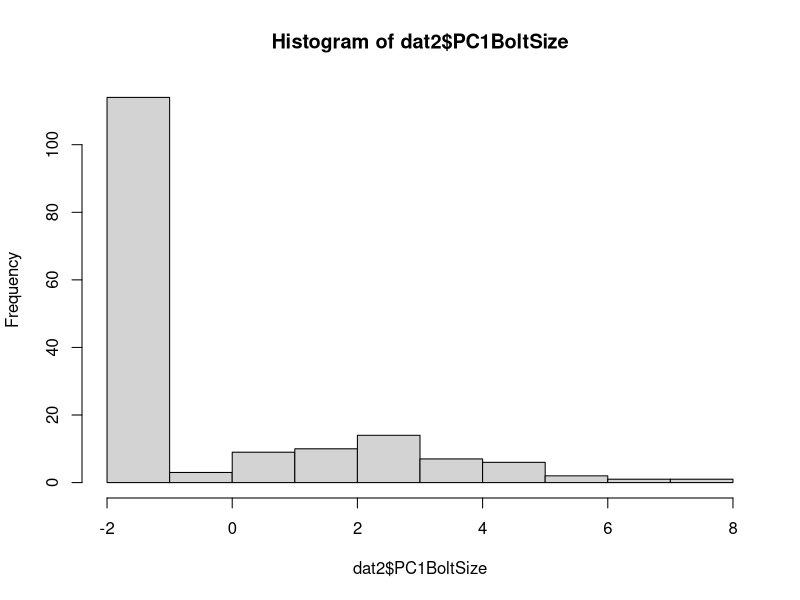
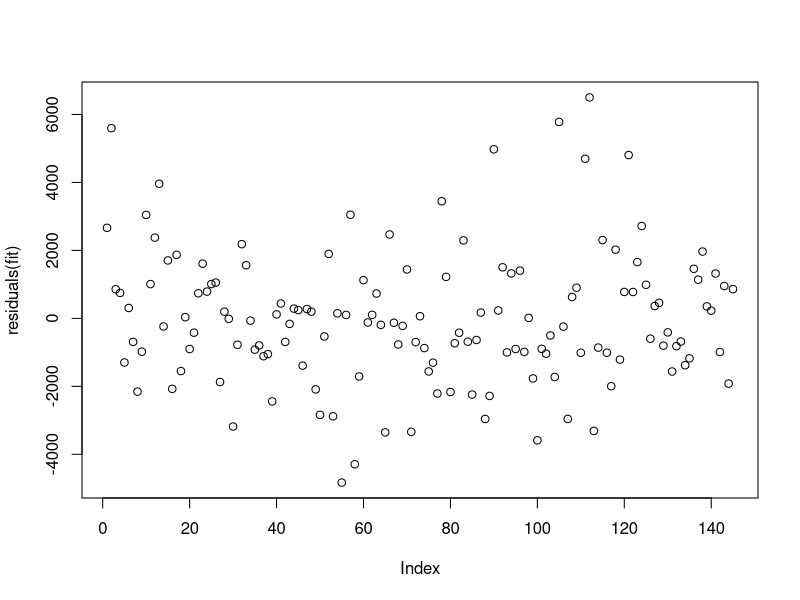
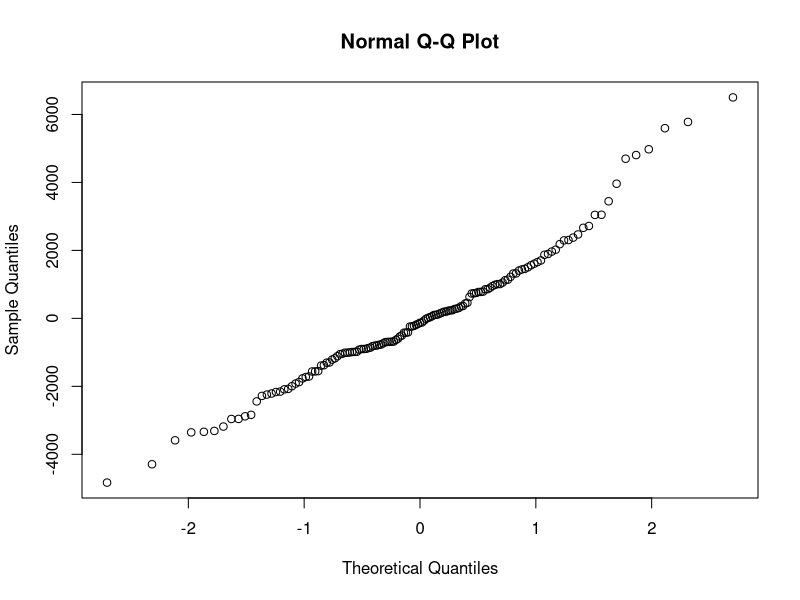
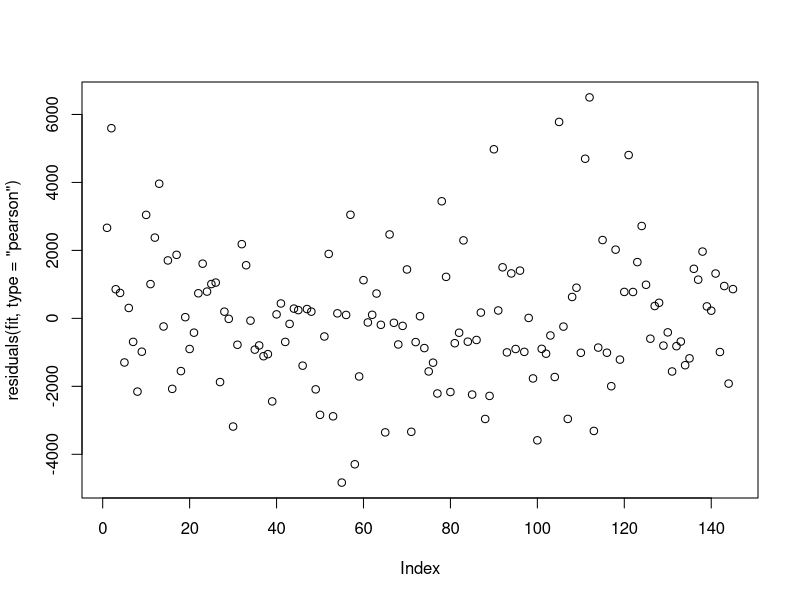
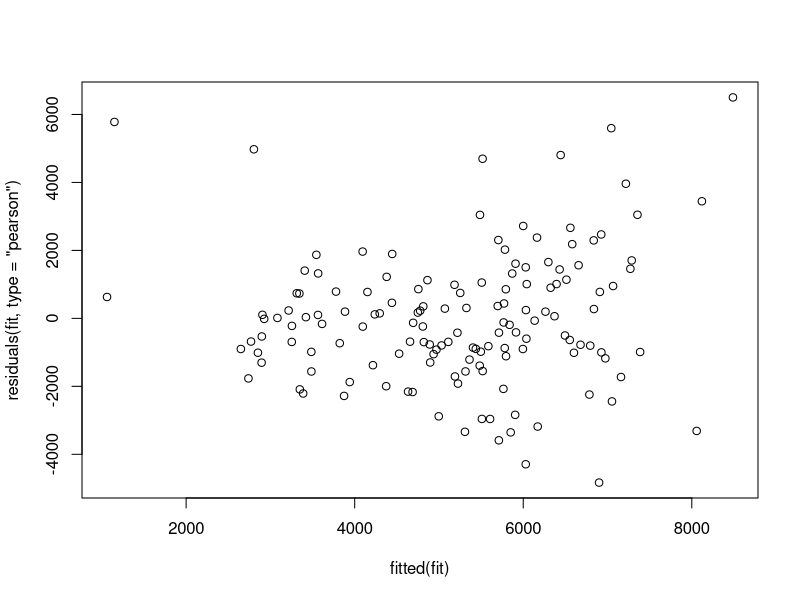

Source code (R) for these figures, in order: (Note: this script raises an error after producing the figures.)
## ---- chunk 1
library(ggplot2)
library(dplyr)
library(car)
library("glmmTMB")


#read in data
rm(list=ls())
dat<-read.csv("DataSynthesis.csv",stringsAsFactors = F)


#remove those with fertilizer treatment, and extra genotypes that are only in the alone treatment. 
dat<-dat[!grepl("i",dat$Sample,fixed=T),]


#Function to standardize data.
Standardize<-function(x,set.sd=F,SD){
  if(set.sd==T){
      standard<-(x-mean(x,na.rm=T))/SD
  }
  else{
     standard<-(x-mean(x,na.rm=T))/sd(x,na.rm=T)
  }
}


dat$Fern<-log(dat$Fern+1)
dat$gluc_Conc<-log(dat$gluc_Conc)
dat$flav_Conc<-log(dat$flav_Conc)
dat$ChlorA<-log(dat$ChlorA)
dat$ThripsDam<-log(dat$ThripsDam+1)
dat$BlackPathDam<-log(dat$BlackPathDam+1)



#Calculating leaf area 
dat$GM_Leaf_Area<-dat$GM_Leaf_Wid*dat$GM_Leaf_Len

#Average Duplicates. 
dat2<-dat %>% select(-X) %>% group_by(Tag) %>%  summarize(gh_col=first(gh_col),gh_bench=first(gh_bench),treatment=first(treatment),GA3=first(GA3),Family=first(Family),Maple_StemHeight_End=mean(Maple_StemHeight_End),Maple_LeafNum_End=mean(Maple_LeafNum_End),maple_leaf_length_0=mean(maple_leaf_length_0),maple_leaves_0=mean(maple_leaves_0),Maple_TotalLeafArea_End=mean(Maple_TotalLeafArea_End),MapleDamage=mean(Maple_Damage_End),Fern=first(Fern),gluc_Conc=mean(gluc_Conc),flav_Conc=mean(flav_Conc),maple_height_0=mean(maple_height_0),ChlorA=mean(ChlorA), GM_TotalLeaf_Area=first(GM_TotalLeaf_Area),ThripsDam=mean(ThripsDam),BlackPathDam=mean(BlackPathDam),WhiteFungDam=mean(WhiteFungDam),comp_number=first(comp_number),GM_Leaf_Area=mean(GM_Leaf_Area),
                                                          GM_StemHeight_Bolt=first(GM_StemHeight_Bolt),
GM_Leaf_Number_Bolt=first(GM_Leaf_Number_Bolt),
Larg_Leaf_Len_Bolt=first(Larg_Leaf_Len_Bolt),
Larg_Leaf_Wid_Bolt=first(Larg_Leaf_Wid_Bolt),
Row_Field=first(Row_Field),
Col_Field=first(Col_Field),
Maple_Died=first(Maple_Died),
Maple_TotalLeafArea_End=first(Maple_TotalLeafArea_End),
GM_Fecundity=first(GM_Fecundity),
MapleFinalMass=first(MapleFinalMass))


#Creating Survival Data.1 = survived, 0= dead.
dat2$Bolt_Survival[dat2$GM_StemHeight_Bolt=="Dead"]<-0
dat2$Bolt_Survival[dat2$GM_StemHeight_Bolt!="Dead"]<-1


#Creating Maple Survival Data.1 = survived, 0= dead.
dat2$Maple_Died<-as.character(dat2$Maple_Died)
dat2$Maple_Survival[dat2$Maple_Died!="Y"]<-1
dat2$Maple_Survival[dat2$Maple_Died=="Y"]<-0
dat2<-dat2 %>% select(-Maple_Died)

dat2[which(dat2$GM_Leaf_Number_Bolt=="Dead"&!is.na(dat2$GM_Fecundity)),]$Bolt_Survival<-1


#Converting white fungal damage to logistic. 
dat2$WhiteFungLogis<-NA
dat2$WhiteFungLogis[dat2$WhiteFungDam>0]<-"Yes"
dat2$WhiteFungLogis[dat2$WhiteFungDam==0]<-"No"


dat2<-dat2[!grepl("maple",dat2$Tag,fixed = T),]

dat2<-dat2[dat2$treatment=="gm",]


#All of these genotypes died (15 Genotypes).(We are simply missing a final measurement for e|JBCHY1-1-50|Q|240) That is only 3% Mortality. 
dead<-dat2[is.na(dat2$GM_TotalLeaf_Area),]

#Removing those with dead competitors from the garlic mustard treatment. ("e|JBCHY1-1-50|Q|240") did not die, we are simply missing the final measurement for it.

dead_competitors<-dead %>% filter(treatment=="gm",Tag!="e|JBCHY1-1-50|Q|240") %>% select(comp_number)

#Removing those with dead competitors from the analysis. 
dat2<-dat2 %>% filter(!comp_number %in% dead_competitors$comp_number)
dat<-dat %>% filter(!comp_number %in% dead_competitors$comp_number)
dat2<-dat2[dat2$comp_number!=79,]
dat2<-dat2[dat2$comp_number!=37,]
dat2<-dat2[dat2$comp_number!=59,]
## ---- chunk 2
#Removing dead individuals with zeros. 
dat2$GM_StemHeight_Bolt[which(dat2$GM_StemHeight_Bolt=="Dead")]<-0
dat2$GM_Leaf_Number_Bolt[which(dat2$GM_Leaf_Number_Bolt=="Dead")]<-0
dat2$Larg_Leaf_Len_Bolt[which(dat2$Larg_Leaf_Len_Bolt=="Dead")]<-0
dat2$Larg_Leaf_Wid_Bolt[which(dat2$Larg_Leaf_Wid_Bolt=="Dead")]<-0

#Making data numeric
dat2$GM_StemHeight_Bolt<-as.numeric(dat2$GM_StemHeight_Bolt)
dat2$GM_Leaf_Number_Bolt<-as.numeric(dat2$GM_Leaf_Number_Bolt)
dat2$Larg_Leaf_Len_Bolt<-as.numeric(dat2$Larg_Leaf_Len_Bolt)
dat2$Larg_Leaf_Wid_Bolt<-as.numeric(dat2$Larg_Leaf_Wid_Bolt)


pca<-prcomp(~GM_StemHeight_Bolt+GM_Leaf_Number_Bolt+Larg_Leaf_Len_Bolt+Larg_Leaf_Wid_Bolt,data=dat2,scale.=T,na.action=na.omit)

prediction<-as.data.frame(predict(pca))

df<-tibble::rownames_to_column(prediction, "rownumber")

dat2[df$rownumber,"PC1BoltSize"]<-df$PC1

hist(dat2$PC1BoltSize) #The data is very zero inflated because of the mortality. This isnt great but what can you do. 
## ---- chunk 3
table(dat2$comp_number)
#Generating collumn for the competitor family.
count=0
dat2$Family<-as.character(dat2$Family)
for(i in 1:length(dat2$comp_number)){
  temp<-dat2[dat2$comp_number==dat2$comp_number[i]&dat2$Tag!=dat2$Tag[i],c("Family","GM_TotalLeaf_Area","gluc_Conc","PC1BoltSize","Bolt_Survival")]#Selects the competitors data
count=count+1

  if(length(temp$Family[!is.na(temp$Family)])==0){ #if there are no values...Makes the values NA
   dat2$competitor[i]<-NA
  }
else{ #Assign the competitor data to the data frame. 
    dat2$competitor[i]<-temp$Family[!is.na(temp$Family)] 
}

  if(length(temp$GM_TotalLeaf_Area[!is.na(temp$GM_TotalLeaf_Area)])==0){
   dat2$comp_Size[i]<-NA
  }
else{
   dat2$comp_Size[i]<-temp$GM_TotalLeaf_Area[!is.na(temp$GM_TotalLeaf_Area)]  
}

  if(length(temp$gluc_Conc[!is.na(temp$gluc_Conc)])==0){
   dat2$comp_Gluc[i]<-NA
 }
  else {
  dat2$comp_Gluc[i]<-temp$gluc_Conc[!is.na(temp$gluc_Conc)]
  }

  if(length(temp$PC1BoltSize[!is.na(temp$PC1BoltSize)])==0){
   dat2$CompSizeBolt[i]<-NA
 }
  else {
  dat2$CompSizeBolt[i]<-temp$PC1BoltSize[!is.na(temp$PC1BoltSize)]
  }

  if(length(temp$Bolt_Survival[!is.na(temp$Bolt_Survival)])==0){
   dat2$Comp_Survival[i]<-NA
 }
  else {
  dat2$Comp_Survival[i]<-temp$Bolt_Survival[!is.na(temp$Bolt_Survival)]
    }
}
dat2
dat2$GM_Leaf_Number_Bolt
## ---- chunk 4
#Modelling random effects 

fit<-glmmTMB(GM_TotalLeaf_Area~Fern+BlackPathDam+WhiteFungLogis+(1|Family)+(1|gh_bench),data=dat2)

fit2<-glmmTMB(GM_TotalLeaf_Area~Fern+BlackPathDam+WhiteFungLogis+(1|gh_bench),data=dat2)

fit3<-glmmTMB(GM_TotalLeaf_Area~Fern+BlackPathDam+WhiteFungLogis+(1|Family),data=dat2)

#Is bench important?
anova(fit,fit3) #no it is not.

#Is family important? 
anova(fit,fit2) #Yes it is. 


#Modelling fixed effects 

fit<-glmmTMB(GM_TotalLeaf_Area~Fern+ThripsDam+BlackPathDam+WhiteFungLogis+competitor+comp_Size+(1|Family),data=dat2)

fit2<-update(fit,~.-competitor)
anova(fit,fit2) #competitor not significant predictor. 
summary(fit2)

fit3<-update(fit2,~.-WhiteFungLogis)
anova(fit3,fit2) #White fungal damage not singificant.
summary(fit3)

fit4<-update(fit3,~.-Fern)
anova(fit4,fit3) #Fern not significant
summary(fit4)

#All else is significant. IS gluc_Conc also significant? 

fit5<-glmmTMB(GM_TotalLeaf_Area~ThripsDam+BlackPathDam+comp_Size+comp_Gluc+(1|Family),data=dat2)
summary(fit5) #Glucosinolate is not significant. Therefore, size is significant. is family significant if the effect of size is removed? 


fit5<-glmmTMB(GM_TotalLeaf_Area~ThripsDam+BlackPathDam+competitor+(1|Family),data=dat2)
fit6<-glmmTMB(GM_TotalLeaf_Area~ThripsDam+BlackPathDam+(1|Family),data=dat2)
anova(fit5,fit6) #Even without size included, id of neighbor is not singificant. This is likley because of a lack of sample sie available only in this treament. 


#Best model
fit<-glmmTMB(GM_TotalLeaf_Area~Standardize(comp_Size)+Standardize(ThripsDam)+Standardize(BlackPathDam)+(1|Family),data=dat2[!is.na(dat2$comp_Size),])

fit2<-glmmTMB(GM_TotalLeaf_Area~+Standardize(ThripsDam)+Standardize(BlackPathDam)+(1|Family),data=dat2[!is.na(dat2$comp_Size),])
anova(fit,fit2)
summary(fit)

plot(residuals(fit))
qqnorm(residuals(fit))
plot(residuals(fit,type="pearson"))
plot(residuals(fit,type="pearson")~fitted(fit))


#Coefficients for results
fit<-glmmTMB(Standardize(GM_TotalLeaf_Area,set.sd=T,3549.252)~Standardize(comp_Size)+Standardize(ThripsDam)+Standardize(BlackPathDam)+(1|Family),data=dat2[!is.na(dat2$comp_Size),])
summary(fit)

#-0.31502 effect on SD per SD unit. (GM on GM)

GMonGM<-Standardize(dat2$comp_Size)
GMonGM
#write.csv(GMonGM,"GM_SD_OnGM.csv")
## ---- chunk 5
#I must control for leaf size, because there are less glucosinolates with larger leaf sizes. 
fit7<-lmer(GM_TotalLeaf_Area~ BlackPathDam+ WhiteFungLogis+gluc_Conc+GM_Leaf_Area+(1|Family),data=dat2)
summary(fit7) #Not for glucosinolates... significantly positive correlation.

fit7<-lmer(GM_TotalLeaf_Area~BlackPathDam + WhiteFungLogis+flav_Conc+GM_Leaf_Area+(1|Family),data=dat2)
summary(fit7) #Not for flavonoids (Significant postive correlation. )

## ---- chunk 6

#Standardizing variables
dat2$gluc_ConcS<-Standardize(dat2$gluc_Conc)
dat2$ChlorAS<-Standardize(dat2$ChlorA)
dat2$GM_TotalLeaf_AreaS<-Standardize(dat2$GM_TotalLeaf_Area)

dat2$Family<-as.character(dat2$Family)



datG<-dat2 %>% select(Tag,Family,gluc_ConcS,ChlorAS,GM_TotalLeaf_AreaS,gh_bench) %>%  pivot_longer(c(gluc_ConcS,ChlorAS,GM_TotalLeaf_AreaS))

datG<-dat2 %>% select(Tag,Family,gluc_ConcS,ChlorAS,GM_TotalLeaf_AreaS,gh_bench) %>%  pivot_longer(c(gluc_ConcS,ChlorAS,GM_TotalLeaf_AreaS))


glmmTMB(value ~ -1+name*gh_bench+(-1+name|Family),REML=T,data=datG)
#did not converge... removing bench interaction.

glmmTMB(value ~ -1+name+gh_bench+(-1+name|Family),REML=T,data=datG)
#Did not converge, removing bench. 
glmmTMB(value ~ -1+(-1+name|Family),REML=T,data=datG)
#Still did not converge. 

## ---- chunk 7
dat2$Comp_Survival<-as.factor(dat2$Comp_Survival)
fit<-glmmTMB(Bolt_Survival~Fern+BlackPathDam+WhiteFungLogis+competitor+Standardize(comp_Size)+Comp_Survival+Standardize(GM_TotalLeaf_Area)+(1|Family),data=dat2[!is.na(dat2$BlackPathDam),],family="binomial")

fit1<-glmmTMB(Bolt_Survival~Fern+WhiteFungLogis+competitor+comp_Size+Comp_Survival+Standardize(GM_TotalLeaf_Area)+(1|Family),data=dat2[!is.na(dat2$BlackPathDam),],family="binomial")
anova(fit,fit1) #Model wouldnt fit... dont know 

fit1<-glmmTMB(Bolt_Survival~Fern+WhiteFungLogis+competitor+Standardize(GM_TotalLeaf_Area)+comp_Size+Comp_Survival+(1|Family),data=dat2[!is.na(dat2$WhiteFungLogis),],family="binomial")
fit2<-glmmTMB(Bolt_Survival~Fern+competitor+Standardize(GM_TotalLeaf_Area)+comp_Size+Comp_Survival+(1|Family),data=dat2[!is.na(dat2$WhiteFungLogis),],family="binomial")
anova(fit2,fit1) #Model wouldnt fit... dont know 

#IS Fern important?
fit2<-glmmTMB(Bolt_Survival~Fern+competitor+Standardize(GM_TotalLeaf_Area)+comp_Size+Comp_Survival+(1|Family),data=dat2[!is.na(dat2$Fern),],family="binomial")
fit3<-glmmTMB(Bolt_Survival~competitor+Standardize(GM_TotalLeaf_Area)+comp_Size+Comp_Survival+(1|Family),data=dat2[!is.na(dat2$Fern),],family="binomial")

anova(fit2,fit3) #Model wouldnt fit, dont know

#Is SIze important?
fit3<-glmmTMB(Bolt_Survival~competitor+Standardize(GM_TotalLeaf_Area)+Standardize(comp_Size)+Comp_Survival+(1|Family),data=dat2[!is.na(dat2$GM_TotalLeaf_Area),],family="binomial")
fit4<-glmmTMB(Bolt_Survival~competitor+comp_Size+Comp_Survival+(1|Family),data=dat2[!is.na(dat2$GM_TotalLeaf_Area),],family="binomial")
anova(fit3,fit4) #Model wouldnt fit, dont know

#Is competitor important? 
fit4<-glmmTMB(Bolt_Survival~competitor+comp_Size+Comp_Survival+(1|Family),data=dat2[!is.na(dat2$competitor),],family="binomial")
fit5<-glmmTMB(Bolt_Survival~comp_Size+Comp_Survival+(1|Family),data=dat2[!is.na(dat2$competitor),],family="binomial")
anova(fit4,fit5) #Model wouldnt fit dont know.

#Is competitor size important? 
fit4<-glmmTMB(Bolt_Survival~competitor+comp_Size+Comp_Survival+(1|Family),data=dat2[!is.na(dat2$comp_Size),],family="binomial")
fit5<-glmmTMB(Bolt_Survival~competitor+Comp_Survival+(1|Family),data=dat2[!is.na(dat2$comp_Size),],family="binomial")
anova(fit4,fit5) #CModel wouldnt fit dont know 

#IS comp survival important? 
fit5<-glmmTMB(Bolt_Survival~competitor+Comp_Survival+(1|Family),data=dat2[!is.na(dat2$Comp_Survival),],family="binomial")
fit6<-glmmTMB(Bolt_Survival~competitor+(1|Family),data=dat2[!is.na(dat2$Comp_Survival),],family="binomial")
anova(fit5,fit6) #Yes, competitor survival is incredibly important to determien the survival of the focal plant. 

fit5<-glmmTMB(Bolt_Survival~Comp_Survival+(1|Family),data=dat2[!is.na(dat2$Comp_Survival),],family="binomial")
summary(fit5)

table(dat2$Bolt_Survival,dat2$Comp_Survival)
102/(102+11)*100
11/(102+11)*100
11/(42+11)*100
42/(42+11)*100


#Is competitor important? 
fit5<-glmmTMB(Bolt_Survival~competitor+Comp_Survival+(1|Family),family="binomial",data=dat2)
fit6<-glmmTMB(Bolt_Survival~Comp_Survival+(1|Family),family="binomial",data=dat2)
anova(fit5,fit6) #No competitor is not important, but it is on the edge of significance. (0.053)

#Is competitor size important? 

fit6<-glmmTMB(Bolt_Survival~Comp_Survival+Standardize(comp_Size)+(1|Family),family="binomial",data=dat2[!is.na(dat2$comp_Size),])

fit7<-glmmTMB(Bolt_Survival~Comp_Survival+(1|Family),family="binomial",data=dat2[!is.na(dat2$comp_Size),])
anova(fit6,fit7) #No competitor size is not important. 
summary(fit6)


#Is size important? 
fit6<-glmmTMB(Bolt_Survival~Comp_Survival+Standardize(GM_TotalLeaf_Area)+(1|Family),family="binomial",data=dat2[!is.na(dat2$GM_TotalLeaf_Area),])

fit7<-glmmTMB(Bolt_Survival~Comp_Survival+(1|Family),family="binomial",data=dat2[!is.na(dat2$GM_TotalLeaf_Area),])

anova(fit6,fit7) #Yes, initial size is important. 

summary(fit6) #The larger you are, the more likely you are to die. 
#IF your competitor survives, you are more likely to as well. This is like kin selection..

## ---- chunk 8
dat2$Comp_Survival<-as.factor(dat2$Comp_Survival)
#IS Family Important
fit<-glmmTMB(GM_Fecundity~Fern+BlackPathDam+WhiteFungLogis+competitor+Standardize(comp_Size)+Comp_Survival+Standardize(GM_TotalLeaf_Area)+(1|Family),data=dat2[!is.na(dat2$BlackPathDam),])
fit1<-glmmTMB(GM_Fecundity~Fern+BlackPathDam+WhiteFungLogis+competitor+Standardize(comp_Size)+Comp_Survival+Standardize(GM_TotalLeaf_Area),data=dat2[!is.na(dat2$BlackPathDam),])
anova(fit,fit1) #Family is important in the GM treatment for fecundity. 

#IS black path dam important?
fit<-glmmTMB(GM_Fecundity~Fern+BlackPathDam+WhiteFungLogis+competitor+Standardize(comp_Size)+Comp_Survival+Standardize(GM_TotalLeaf_Area)+(1|Family),data=dat2[!is.na(dat2$BlackPathDam),])
fit1<-glmmTMB(GM_Fecundity~Fern+WhiteFungLogis+competitor+Standardize(comp_Size)+Comp_Survival+Standardize(GM_TotalLeaf_Area)+(1|Family),data=dat2[!is.na(dat2$BlackPathDam),])
anova(fit,fit1) #No


#Is white fung dam?
fit1<-glmmTMB(GM_Fecundity~Fern+WhiteFungLogis+competitor+Standardize(GM_TotalLeaf_Area)+comp_Size+Comp_Survival+(1|Family),data=dat2[!is.na(dat2$WhiteFungLogis),])
fit2<-glmmTMB(GM_Fecundity~Fern+competitor+Standardize(GM_TotalLeaf_Area)+comp_Size+Comp_Survival+(1|Family),data=dat2[!is.na(dat2$WhiteFungLogis),])
anova(fit2,fit1) #No

#IS Fern important?
fit2<-glmmTMB(GM_Fecundity~Fern+competitor+Standardize(GM_TotalLeaf_Area)+comp_Size+Comp_Survival+(1|Family),data=dat2[!is.na(dat2$Fern),])
fit3<-glmmTMB(GM_Fecundity~competitor+Standardize(GM_TotalLeaf_Area)+comp_Size+Comp_Survival+(1|Family),data=dat2[!is.na(dat2$Fern),])

anova(fit2,fit3) #Yes Fern influenced fecundity. 

#Is Size important?
fit3<-glmmTMB(GM_Fecundity~Fern+competitor+Standardize(GM_TotalLeaf_Area)+Standardize(comp_Size)+Comp_Survival+(1|Family),data=dat2[!is.na(dat2$GM_TotalLeaf_Area),])
fit4<-glmmTMB(GM_Fecundity~Fern+competitor+Standardize(comp_Size)+Comp_Survival+(1|Family),data=dat2[!is.na(dat2$GM_TotalLeaf_Area),])
anova(fit3,fit4) #No Size is not important

#Is competitor important? 
fit4<-glmmTMB(GM_Fecundity~Fern+competitor+Standardize(comp_Size)+Comp_Survival+(1|Family),data=dat2[!is.na(dat2$competitor),])
fit5<-glmmTMB(GM_Fecundity~Fern+Standardize(comp_Size)+Comp_Survival+(1|Family),data=dat2[!is.na(dat2$competitor),])
anova(fit4,fit5) #Yes the competitor does influence fecundity.


#Is competitor size (First year) important? 
fit4<-glmmTMB(Standardize(GM_Fecundity)~Standardize(Fern)+competitor+Standardize(comp_Size)+Comp_Survival+(1|Family),data=dat2[!is.na(dat2$comp_Size),])
fit5<-glmmTMB(Standardize(GM_Fecundity)~Standardize(Fern)+competitor+Comp_Survival+(1|Family),data=dat2[!is.na(dat2$comp_Size),])
anova(fit4,fit5) #No competitor size in the first year is not significant (on the edge)
summary(fit4)

#IS comp survival important? 
fit5<-glmmTMB(Standardize(GM_Fecundity)~Standardize(Fern)+competitor+Comp_Survival+(1|Family),data=dat2[!is.na(dat2$Comp_Survival),])
fit6<-glmmTMB(Standardize(GM_Fecundity)~Standardize(Fern)+competitor+(1|Family),data=dat2[!is.na(dat2$Comp_Survival),])
anova(fit5,fit6) #Yes, competitor survival is incredibly important to determien the survival of the focal plant. 
summary(fit5)

#Is comp size importnat? 
fit5<-glmmTMB(Standardize(GM_Fecundity)~Standardize(Fern)+competitor+Comp_Survival+CompSizeBolt+(1|Family),data=dat2[!is.na(dat2$CompSizeBolt),])
fit6<-glmmTMB(Standardize(GM_Fecundity)~Standardize(Fern)+competitor+Comp_Survival+(1|Family),data=dat2[!is.na(dat2$CompSizeBolt),])
anova(fit5,fit6) #Yes, competitor size is also important. 

# Reassessing IS comp survival important? 
fit5<-glmmTMB(GM_Fecundity~competitor+Standardize(Fern)+Comp_Survival+CompSizeBolt+(1|Family),data=dat2[!is.na(dat2$Comp_Survival),])
fit6<-glmmTMB(GM_Fecundity~competitor+Standardize(Fern)+CompSizeBolt+(1|Family),data=dat2[!is.na(dat2$Comp_Survival),])
anova(fit5,fit6) #Using size removes the significance of comp survival. Unsurprising due to how zero inflated it is. I will have to pick and choose one... i chose survival. 

# Reassessing IS comp size important? 
fit5<-glmmTMB(Standardize(GM_Fecundity)~competitor+Standardize(CompSizeBolt)+(1|Family),data=dat2[!is.na(dat2$CompSizeBolt),])
fit6<-glmmTMB(Standardize(GM_Fecundity)~competitor+(1|Family),data=dat2[!is.na(dat2$CompSizeBolt),])
anova(fit5,fit6) 
summary(fit5)

summary(fit5) #
#IF your competitor survives, you are more likely to as well. This is like kin selection..

#Reassessing Fern
fit2<-glmmTMB(Standardize(GM_Fecundity)~Standardize(Fern)+competitor+Comp_Survival+(1|Family),data=dat2[!is.na(dat2$Fern),])
fit3<-glmmTMB(Standardize(GM_Fecundity)~competitor+Comp_Survival+(1|Family),data=dat2[!is.na(dat2$Fern),])
anova(fit2,fit3) 
